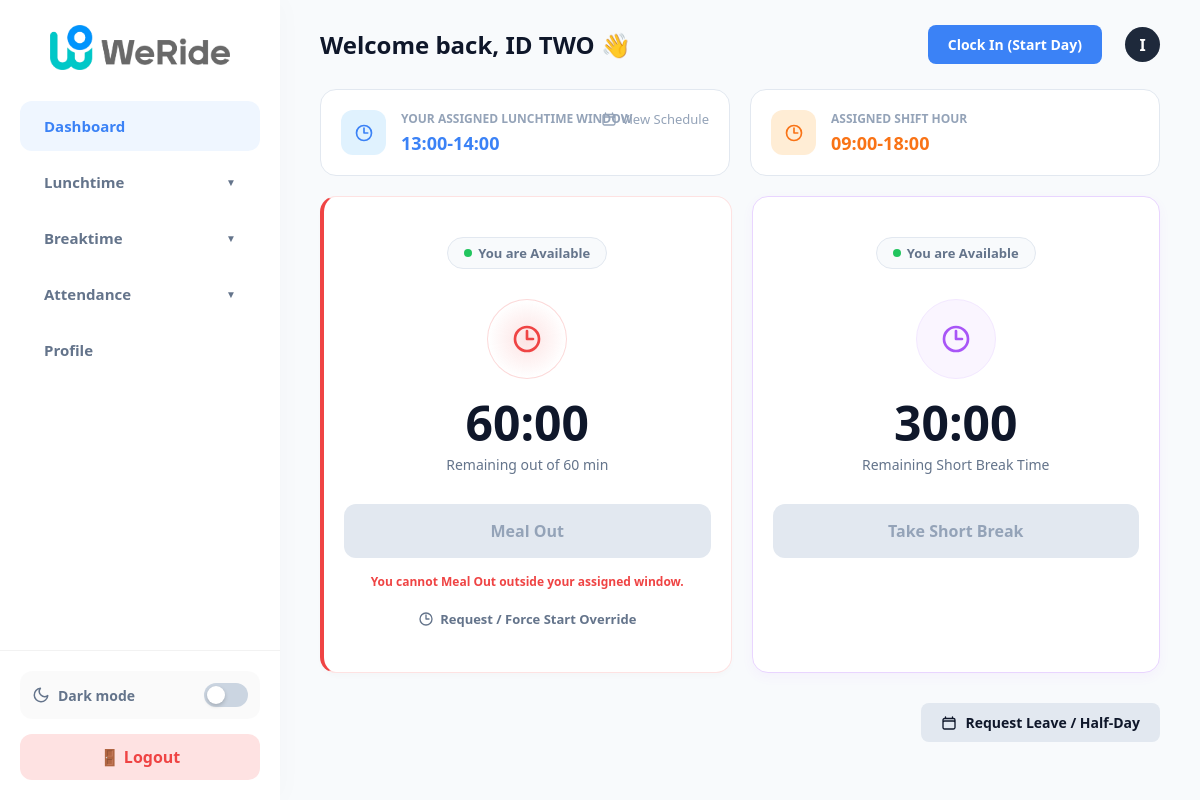
The page /gl_dashboard.php (signed in) on the database its author committed.
### tables this page shows
CREATE TABLE `employees` (
  `id` int(11) NOT NULL AUTO_INCREMENT,
  `emp_id` varchar(50) NOT NULL,
  `welabel_id` varchar(100) DEFAULT NULL,
  `name` varchar(100) NOT NULL,
  `password` varchar(255) DEFAULT NULL,
  `employment_type` varchar(50) NOT NULL,
  `role` varchar(50) DEFAULT 'employee',
  `lunch_window` varchar(50) DEFAULT '12:00-13:00',
  `created_at` timestamp NOT NULL DEFAULT current_timestamp(),
  `phone_number` varchar(20) DEFAULT NULL,
  `login_attempts` int(11) DEFAULT 0,
  `lockout_time` datetime DEFAULT NULL,
  `phone_verified` tinyint(1) DEFAULT 0,
  `phone_verification_code` varchar(10) DEFAULT NULL,
  `phone_verification_expiry` datetime DEFAULT NULL,
  `leave_status` varchar(50) DEFAULT 'active',
  `onboarding_date` date DEFAULT NULL,
  `annual_leave_quota` int(11) DEFAULT 14,
  `sick_leave_quota` int(11) DEFAULT 14,
  `unpaid_leave_quota` int(11) DEFAULT 30,
  `shift_start` time DEFAULT '09:00:00',
  `shift_end` time DEFAULT '18:00:00',
  `department` varchar(100) DEFAULT 'General',
  `annual_leave_balance` int(11) DEFAULT 14,
  `sick_leave_balance` int(11) DEFAULT 14,
  `shift_hour` varchar(20) DEFAULT '09:00-18:00',
  `group_leader_id` varchar(50) DEFAULT NULL,
  `casual_leave_balance` int(11) DEFAULT 7,
  PRIMARY KEY (`id`),
  UNIQUE KEY `emp_id` (`emp_id`),
  UNIQUE KEY `unique_emp_id` (`emp_id`),
  UNIQUE KEY `emp_id_2` (`emp_id`),
  UNIQUE KEY `emp_id_3` (`emp_id`)
);

### gl_dashboard.php (the view, shortened to what this page needs)
<?php
include 'db_connect.php';
$current_employee_id = $_SESSION['emp_id'];
$emp_query = mysqli_query($conn, "SELECT lunch_window, name, annual_leave_balance, sick_leave_balance, shift_hour FROM employees WHERE emp_id = '$current_employee_id'");
$emp_data = mysqli_fetch_assoc($emp_query);
$lunch_window = $emp_data['lunch_window'] ?? '12:00-13:00';
$employee_name = $emp_data['name'] ?? "Employee #" . $current_employee_id;
$shift_hour = $emp_data['shift_hour'] ?? '09:00-18:00';
$override_query_limit = mysqli_query($conn, "SELECT SUM(duration) as total_override FROM break_override_requests WHERE emp_id = '$current_employee_id' AND status = 'approved' AND DATE(created_at) = CURDATE()");
$override_row_limit = mysqli_fetch_assoc($override_query_limit);
$total_override_mins = $override_row_limit['total_override'] ? (int)$override_row_limit['total_override'] : 0;
$total_lunch_limit = 60 + $total_override_mins;
$current_time = date('H:i');
$window_parts = explode('-', $lunch_window);
$start_time = $window_parts[0];
$end_time = $window_parts[1];
$is_valid_time = ($current_time >= $start_time && $current_time <= $end_time);
$override_query = mysqli_query($conn, "SELECT id FROM break_override_requests WHERE emp_id = '$current_employee_id' AND status IN ('approved', 'pending') AND DATE(created_at) = CURDATE()");
$has_override = mysqli_num_rows($override_query) > 0;
$lb_usage_sql = "SELECT SUM(TIMESTAMPDIFF(SECOND, break_start, break_end)) as total_sec FROM lunch_breaks WHERE employee_id = '$current_employee_id' AND DATE(break_start) = CURDATE() AND status = 'returned'";
$lb_usage_res = mysqli_fetch_assoc(mysqli_query($conn, $lb_usage_sql));
$previous_breaks_elapsed_sec = $lb_usage_res['total_sec'] ? (int)$lb_usage_res['total_sec'] : 0;
$today_att_res = mysqli_query($conn, "SELECT * FROM attendance_logs WHERE emp_id = '$current_employee_id' AND date = CURDATE()");
$today_att = mysqli_fetch_assoc($today_att_res);
$has_clocked_in = !empty($today_att['clock_in']);
$has_clocked_out = !empty($today_att['clock_out']);
$check_sql = "SELECT *, TIMESTAMPDIFF(SECOND, break_start, NOW()) as elapsed_sec FROM lunch_breaks WHERE employee_id = '$current_employee_id' AND status = 'on_break' ORDER BY break_start DESC LIMIT 1";
$check_res = mysqli_query($conn, $check_sql);
$is_on_break = mysqli_num_rows($check_res) > 0;
$check_sb_sql = "SELECT *, TIMESTAMPDIFF(SECOND, break_start, NOW()) as elapsed_sec FROM short_breaks WHERE emp_id = '$current_employee_id' AND status = 'on_break' ORDER BY break_start DESC LIMIT 1";
$check_sb_res = mysqli_query($conn, $check_sb_sql);
$is_on_short_break = mysqli_num_rows($check_sb_res) > 0;
?>
<!DOCTYPE html>
<html lang="en">
<head>
    <link rel="stylesheet" href="assets/css/global_fixes.css?v=<?php echo time(); ?>">
    </head>
<body class="<?php echo isset($_COOKIE['theme']) && $_COOKIE['theme'] === 'dark' ? 'dark-mode' : ''; ?>">
    <?php include 'sidebar.php'; ?>
    <main class="main-content">
        <header class="topbar">
            <div class="page-title">Welcome back, <?php echo htmlspecialchars($employee_name); ?> 👋</div>
            <div class="topbar-right">
                <?php if (!$has_clocked_in): ?>
                    <form method="POST" action="" style="display:inline; margin-right: 8px;">
                        <button type="submit" name="clock_in" class="btn-primary">
                            Clock In (Start Day)
                        </button>
                    </form>
                <?php endif; ?>
                <div class="avatar"><?php echo strtoupper(substr($employee_name, 0, 1)); ?></div>
            </div>
        </header>
        <div class="content">
            <div class="info-cards">
                <div class="info-card">
                    <div class="info-icon" style="background: #e0f2fe; color: #3b82f6;">
                        <svg xmlns="http://www.w3.org/2000/svg" fill="none" viewBox="0 0 24 24" stroke-width="2" stroke="currentColor">
                          <path stroke-linecap="round" stroke-linejoin="round" d="M12 6v6h4.5m4.5 0a9 9 0 1 1-18 0 9 9 0 0 1 18 0Z" />
                        </svg>
                    </div>
                    <div class="info-text">
                        <div class="info-label">Your Assigned Lunchtime Window</div>
                        <div class="info-value" style="color: #3b82f6;"><?php echo htmlspecialchars($lunch_window); ?></div>
                    </div>
                    <a href="#" class="info-action">
                        View Schedule
                    </a>
                </div>
                <div class="info-card">
                    <div class="info-icon" style="background: #ffedd5; color: #f97316;">
                        <svg xmlns="http://www.w3.org/2000/svg" fill="none" viewBox="0 0 24 24" stroke-width="2" stroke="currentColor">
                          <path stroke-linecap="round" stroke-linejoin="round" d="M12 6v6h4.5m4.5 0a9 9 0 1 1-18 0 9 9 0 0 1 18 0Z" />
                        </svg>
                    </div>
                    <div class="info-text">
                        <div class="info-label">Assigned Shift Hour</div>
                        <div class="info-value" style="color: #f97316;"><?php echo htmlspecialchars($shift_hour); ?></div>
                    </div>
                </div>
            </div>
            <div class="action-cards">
                <div class="action-card lunch-card">
                    <div class="status-pill">
                        <span class="dot <?php echo $is_on_break ? 'yellow' : 'green'; ?>"></span>
                        <?php echo $is_on_break ? 'On Lunch Break' : 'You are Available'; ?>
                    </div>
                    <div class="timer-circle red">
                        <svg xmlns="http://www.w3.org/2000/svg" fill="none" viewBox="0 0 24 24" stroke-width="2" stroke="currentColor">
                          <path stroke-linecap="round" stroke-linejoin="round" d="M12 6v6h4.5m4.5 0a9 9 0 1 1-18 0 9 9 0 0 1 18 0Z" />
                        </svg>
                    </div>
                    <?php
                        $total_lunch_sec = $total_lunch_limit * 60;
                        $remaining_sec = $total_lunch_sec - $previous_breaks_elapsed_sec;
                        $remaining_sec = max(0, $remaining_sec);
                        $rem_min = floor($remaining_sec / 60);
                        $rem_sec = $remaining_sec % 60;
                    ?>
                    <div class="timer-display" id="lunch-timer" data-seconds="<?php echo $remaining_sec; ?>" data-active="<?php echo $is_on_break ? '1' : '0'; ?>"><?php echo sprintf("%02d:%02d", $rem_min, $rem_sec); ?></div>
                    <div class="timer-subtext">Remaining out of <?php echo $total_lunch_limit; ?> min</div>
                    <form method="POST" action="" class="action-form">
                        <?php if ($is_on_break): ?>
                            <button type="submit" name="end_break" class="btn-action meal-in">Meal In</button>
                        <?php else: ?>
                            <?php
                                $can_meal_out = $has_clocked_in && !$has_clocked_out && ($is_valid_time || $has_override);
                            ?>
                            <button type="submit" name="start_break" class="btn-action meal-out" <?php echo !$can_meal_out ? 'disabled' : ''; ?>>Meal Out</button>
                            <?php if (!$is_valid_time && !$has_override): ?>
                                <div class="warning-text">You cannot Meal Out outside your assigned window.</div>
                            <?php endif; ?>
                        <?php endif; ?>
                    </form>
                    <div class="card-footer-link">
                        <a href="#" onclick="document.getElementById('overrideModal').style.display='flex'; return false;">
                            <svg xmlns="http://www.w3.org/2000/svg" fill="none" viewBox="0 0 24 24" stroke-width="2" stroke="currentColor" style="width:16px;height:16px;">
                              <path stroke-linecap="round" stroke-linejoin="round" d="M12 6v6h4.5m4.5 0a9 9 0 1 1-18 0 9 9 0 0 1 18 0Z" />
                            </svg>
                            Request / Force Start Override
                        </a>
                    </div>
                </div>
                <div class="action-card break-card">
                    <div class="status-pill">
                        <span class="dot <?php echo $is_on_short_break ? 'yellow' : 'green'; ?>"></span>
                        <?php echo $is_on_short_break ? 'On Short Break' : 'You are Available'; ?>
                    </div>
                    <div class="timer-circle purple">
                        <svg xmlns="http://www.w3.org/2000/svg" fill="none" viewBox="0 0 24 24" stroke-width="2" stroke="currentColor">
                          <path stroke-linecap="round" stroke-linejoin="round" d="M12 6v6h4.5m4.5 0a9 9 0 1 1-18 0 9 9 0 0 1 18 0Z" />
                        </svg>
                    </div>
                    <?php
                        $total_sb_limit = 30;
                        $sb_usage_sql = "SELECT SUM(TIMESTAMPDIFF(SECOND, break_start, break_end)) as total_sec FROM short_breaks WHERE emp_id = '$current_employee_id' AND DATE(break_start) = CURDATE() AND status = 'returned'";
                        $sb_usage_res = mysqli_fetch_assoc(mysqli_query($conn, $sb_usage_sql));
                        $used_sb_sec = $sb_usage_res['total_sec'] ? (int)$sb_usage_res['total_sec'] : 0;
                        $remaining_sb_sec = ($total_sb_limit * 60) - $used_sb_sec;
                        $remaining_sb_sec = max(0, $remaining_sb_sec);
                        $rem_sb_min = floor($remaining_sb_sec / 60);
                        $rem_sb_sec = $remaining_sb_sec % 60;
                    ?>
                    <div class="timer-display" id="short-break-timer" data-seconds="<?php echo $remaining_sb_sec; ?>" data-active="<?php echo $is_on_short_break ? '1' : '0'; ?>"><?php echo sprintf("%02d:%02d", $rem_sb_min, $rem_sb_sec); ?></div>
                    <div class="timer-subtext">Remaining Short Break Time</div>
                    <form method="POST" action="" class="action-form">
                        <?php if ($is_on_short_break): ?>
                            <button type="submit" name="end_short_break" class="btn-action break-in">Return</button>
                        <?php else: ?>
                            <button type="submit" name="start_short_break" class="btn-action break-out" <?php echo (!$has_clocked_in || $has_clocked_out) ? 'disabled' : ''; ?>>Take Short Break</button>
                        <?php endif; ?>
                    </form>
                </div>
            </div>
            <div class="bottom-actions">
                <a href="#" onclick="document.getElementById('leaveModal').style.display='flex'; return false;" class="btn-leave">
                    Request Leave / Half-Day
                </a>
            </div>
        </div>
    </main>
</body>
</html>

### assets/css/global_fixes.css (style rules this page uses)
select, button, .btn, input[type="submit"], input[type="button"] { -webkit-appearance: none; -moz-appearance: none; appearance: none; }
body, .main-content, .table-container, .modal-box, .content, .sidebar { -webkit-overflow-scrolling: touch; }
* { -webkit-tap-highlight-color: transparent; }
body { -webkit-font-smoothing: antialiased; -moz-osx-font-smoothing: grayscale; }
button, .btn, a, summary { touch-action: manipulation; }
.timer-circle { width: 80px; height: 80px; border-radius: 50%; margin: 0 auto 20px auto; display: flex; align-items: center; justify-content: center; position: relative; }
.lunch-card .timer-circle { background: radial-gradient(circle, rgba(239,68,68,0.15) 0%, rgba(0,0,0,0) 70%); border: 1px solid rgba(239, 68, 68, 0.2); color: #ef4444; }

### sidebar.php (style rules this page uses)
body { overflow-x: hidden !important; width: 100vw !important; }
.main-content { min-width: 0 !important; overflow-x: hidden !important; }

### rows shown on the page
employees: name "ID TWO", name "I", lunch_window "13:00-14:00", shift_hour "09:00-18:00"

### other values the page prints
$rem_min "60"
$rem_sec "00"
$total_lunch_limit "60"
$rem_sb_min "30"
$rem_sb_sec "00"
